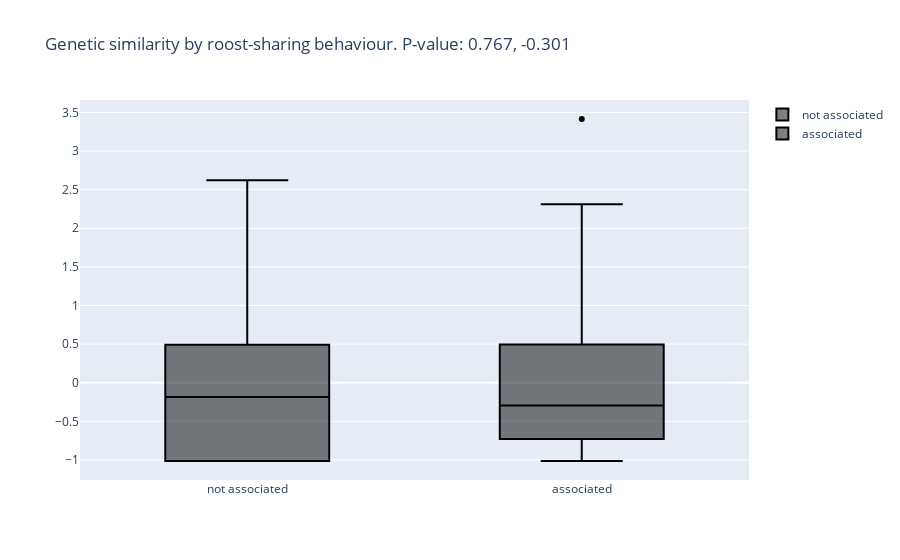

The notebook cell this image was saved under:
### Markdown cell above
**Fig. 4** Density plot of pairwise roost-use similarity and genetic distance among Ana's bats.


It appears we could use a **threshold of 1** on the normalized roost scores to differentiate who's sleeping together from who isn't.

We'll create a factor and look at this using a boxplot now.

### Code cell
factor_threshold= 1
Factor_roost= [int(roost_diss_vector[x] >= factor_threshold) for x in range(len(gen_dist_vector))]

y1= [gen_dist_vector[x] for x in range(len(gen_dist_vector)) if Factor_roost[x] == 0]
y2= [gen_dist_vector[x] for x in range(len(gen_dist_vector)) if Factor_roost[x] == 1]

test_stat= stats.ttest_ind(y1, y2, equal_var = False)

fig_box= [go.Box(
    y= [gen_dist_vector[x] for x in range(len(gen_dist_vector)) if Factor_roost[x] == i],
    name= ['not associated','associated'][i],
    marker= dict(
        color= 'black'
    )
) for i in list(set(Factor_roost))]

layout= go.Layout(
    title= 'Genetic similarity by roost-sharing behaviour. P-value: {}, {}'.format(round(test_stat[1],3),round(test_stat[0],3))
)

fig = go.Figure(data=fig_box,layout= layout)
iplot(fig)

### Figure 1 — Plotly figure (JSON) as saved in the notebook; plotly's stock layout.template omitted (floating-point values rounded to 4 significant figures)
{"data": [{"marker": {"color": "black"}, "name": "not associated", "type": "box", "y": [0.2353, 0.1565, 1.677, 1.569, -1.014, 1.994, 0.2273, -1.014, 1.668, 0.004994, -1.014, -1.014, 2.099, 0.1219, 0.362, 0.9288, -1.014, 0.2893, -0.1164, -0.1615, -0.6965, -0.6558, -0.009178, -1.014, 0.9005, 0.9979, 1.023, -1.014, -1.014, -1.014, -0.2758, -0.5885, -1.014, 0.8801, -1.014, -1.014, -1.014, -1.014, 0.3035, 1.296, 0.0484, 1.697, 1.11, -0.5079, 0.5267, 2.621, -0.2678, 2.095, -0.7337, 0.3496, -0.3909, 0.4594, -1.014, -0.3918, -1.014, 0.137, -0.6168, -1.014, -1.014, -1.014, -0.6744, 0.346, 0.3274, -0.313, -0.7417, -1.014, 0.1361, 0.1343, 1.457, -1.014, 0.2858, -1.014, 1.732, 1.368, -0.6886, -0.988, -0.2102, 0.8261, -0.1403, -0.2404, -0.2935, -1.014, 1.234, -0.8622, -1.014, 0.7969, -1.014, 0.1494]}, {"marker": {"color": "black"}, "name": "associated", "type": "box", "y": [-0.6948, 0.2645, -0.5867, 3.415, -1.014, -0.4653, -0.2953, -0.5114, -1.014, -0.1172, 0.4567, -0.06764, -1.014, 2.311, 0.8846, 0.6109, -0.8276]}], "layout": {"title": {"text": "Genetic similarity by roost-sharing behaviour. P-value: 0.767, -0.301"}}}
